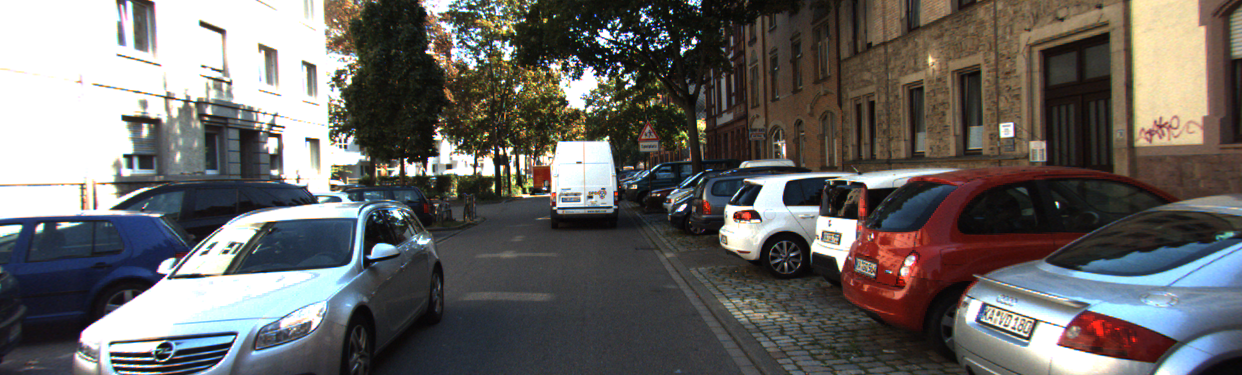
//> input picture data/image_2/000006_10.png, 1242 x 375 px
$ ./ORB_KP_Stereo_opencv   (built with g++ and OpenCV 4)
//> lines starting //> are read from the running program, lines starting //| are printed output that depends on the picture
/*!
 * This is an ORB-based method to detect the Matching Points for stereo images.
 */

#include <iostream>
#include <opencv2/core/core.hpp>
#include <opencv2/features2d/features2d.hpp>
#include <opencv2/highgui/highgui.hpp>
#include <chrono>

int main() {
    // Read Images
    /**
     * Note: When using Clion to compile, comment these two lines and uncomment the next two lines.
     */
    std::string image_file1 = "./data/image_2/000006_10.png";
    std::string image_file2 = "./data/image_3/000006_10.png";
    // std::string image_file1 = "../data/image_2/000006_10.png";
    // std::string image_file2 = "../data/image_3/000006_10.png";

    cv::Mat img_1 = cv::imread(image_file1);
//> img_1 is the input picture: 375 rows x 1242 cols, CV_8UC3; mean B, G, R 100.6, 102.9, 105.5
    cv::Mat img_2 = cv::imread(image_file2);
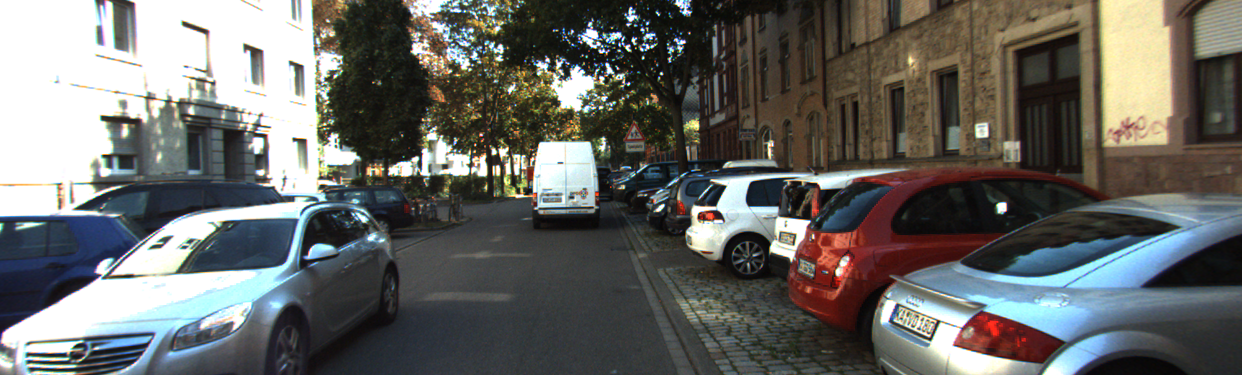
//> input picture data/image_3/000006_10.png, 1242 x 375 px
//> img_2 is the input picture: 375 rows x 1242 cols, CV_8UC3; mean B, G, R 101, 104.4, 104

    // Initialization
    std::vector<cv::KeyPoint> keypoints_1, keypoints_2;
    cv::Mat descriptors_1, descriptors_2;
    cv::Ptr<cv::FeatureDetector> detector = cv::ORB::create();
    cv::Ptr<cv::DescriptorExtractor> descriptor = cv::ORB::create();
    cv::Ptr<cv::DescriptorMatcher> matcher = cv::DescriptorMatcher::create("BruteForce-Hamming");

    // Oriented FAST Detection
    std::chrono::steady_clock::time_point t1 = std::chrono::steady_clock::now();
    detector->detect(img_1, keypoints_1);
//> keypoints_1 = 500 keypoints; strongest (x, y, size): (638, 46, 31), (406, 159, 31), (692, 41, 37.2), (630, 33, 31)
    detector->detect(img_2, keypoints_2);
//> keypoints_2 = 500 keypoints; strongest (x, y, size): (626, 47, 31), (999, 209, 64.3), (632, 39, 31), (1003, 207, 77.1)

    // BRIEF Descriptor
    descriptor->compute(img_1, keypoints_1, descriptors_1);
    descriptor->compute(img_2, keypoints_2, descriptors_2);
    std::chrono::steady_clock::time_point t2 = std::chrono::steady_clock::now();
    std::chrono::duration<double> time_used = std::chrono::duration_cast<std::chrono::duration<double>>(t2 - t1);
    std::cout << "extract ORB cost = " << time_used.count() << " seconds." << std::endl;

    cv::Mat outimg1;
    cv::drawKeypoints(img_1, keypoints_1, outimg1, cv::Scalar::all(-1), cv::DrawMatchesFlags::DEFAULT);
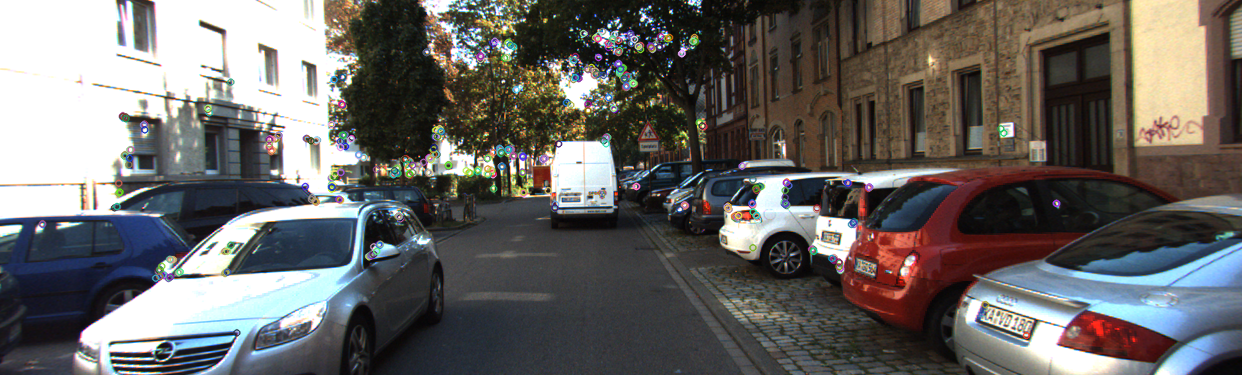
//> outimg1: 375 rows x 1242 cols, CV_8UC3; mean B, G, R 100.5, 102.8, 105.3
    cv::imshow("ORB features", outimg1);

    // When using Clion to compile, please uncomment it and comment the next line.
    // cv::imwrite("../results/ORB_features_Stereo.png", outimg1);
    cv::imwrite("./results/ORB_features_Stereo.png", outimg1);


    // Feature Matching based on Hamming Distance
    std::vector<cv::DMatch> matches;
    t1 = std::chrono::steady_clock::now();
    matcher->match(descriptors_1, descriptors_2, matches);
//> matches = 500 matches
    t2 = std::chrono::steady_clock::now();
    time_used = std::chrono::duration_cast<std::chrono::duration<double>>(t2 - t1);
    std::cout << "Match ORB cost = " << time_used.count() << " seconds." << std::endl;

    // Select Good Matching
    // Calculate Minimum and Maximum Distance
    auto min_max = minmax_element(matches.begin(), matches.end(),
            [](const cv::DMatch &m1, const cv::DMatch &m2) { return m1.distance < m2.distance; });
    double min_dist = min_max.first->distance;
//> min_dist = 4
    double max_dist = min_max.second->distance;
//> max_dist = 86

    printf("-- Max Distance: %f \n", max_dist);
//| -- Max Distance: 86.000000
    printf("-- Min distance: %f \n", min_dist);
//| -- Min distance: 4.000000

    // < 2 x minimized distance
    // same y coordinate
    // minimized distance > 60 (30 is the experience value)
    std::vector<cv::DMatch> good_matches;
    for (int i = 0; i < descriptors_1.rows; ++i) {
        if (keypoints_1[matches[i].queryIdx].pt.y == keypoints_2[matches[i].trainIdx].pt.y)
            if (matches[i].distance <= cv::max(2 * min_dist, 50.0))
                good_matches.push_back(matches[i]);
    }
//> after the loop, good_matches = 84 matches

    // Print the Matched KeyPoints
    printf("\nThere are %d KeyPoints.\n", good_matches.size());
//| There are 84 KeyPoints.
    std::cout << "Print the coordiates of matched KeyPoints:" << std::endl;

    for (int i = 0; i < (int) good_matches.size(); i++){

        std::cout << "KeyPoint in image 1: " << keypoints_1[good_matches[i].queryIdx].pt << ", "
                  << "KeyPoint in image 2: " << keypoints_2[good_matches[i].trainIdx].pt << std::endl;
    }
//> this loop made 84 passes
//| KeyPoint in image 1: [761, 186], KeyPoint in image 2: [725, 186]
//| KeyPoint in image 1: [164, 275], KeyPoint in image 2: [99, 275]
//| KeyPoint in image 1: [685, 205], KeyPoint in image 2: [663, 205]
//| KeyPoint in image 1: [634, 84], KeyPoint in image 2: [628, 84]
//| KeyPoint in image 1: [609, 97], KeyPoint in image 2: [606, 97]
//| KeyPoint in image 1: [480, 59], KeyPoint in image 2: [473, 59]
//| KeyPoint in image 1: [122, 116], KeyPoint in image 2: [101, 116]
//| KeyPoint in image 1: [124.8, 154.8], KeyPoint in image 2: [103.2, 154.8]
//> (output is shown up to pass 8 of 84)

    // Draw Matching Results
    cv::Mat img_match;
    cv::Mat img_good_match;
    cv::drawMatches(img_1, keypoints_1, img_2, keypoints_2, matches, img_match);
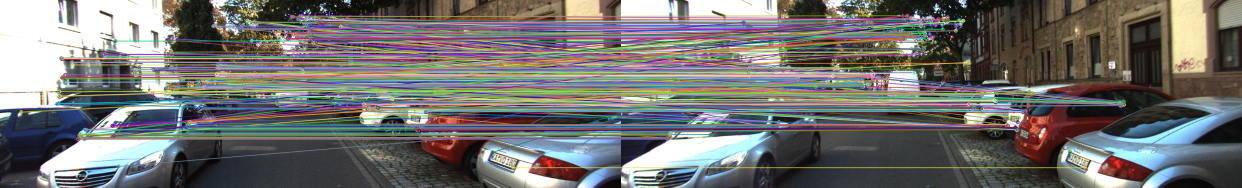
//> img_match: 375 rows x 2484 cols, CV_8UC3 (shown at 1/2 size); mean B, G, R 111.2, 113.1, 113.9
    cv::drawMatches(img_1, keypoints_1, img_2, keypoints_2, good_matches, img_good_match);
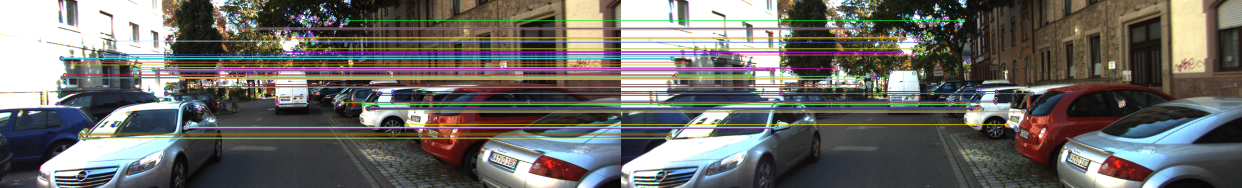
//> img_good_match: 375 rows x 2484 cols, CV_8UC3 (shown at 1/2 size); mean B, G, R 103.4, 106.7, 107.3
    cv::imshow("All Matches", img_match);
    cv::imshow("Good Matches", img_good_match);

    // When using Clion to compile, please uncomment these two lines and comment the next two lines.
    // cv::imwrite("../results/all_matches_Stereo.png", img_match);
    // cv::imwrite("../results/good_matches_Stereo.png", img_good_match);
    cv::imwrite("./results/all_matches_Stereo.png", img_match);
    cv::imwrite("./results/good_matches_Stereo.png", img_good_match);

    cv::waitKey(0);

    return 0;
}
